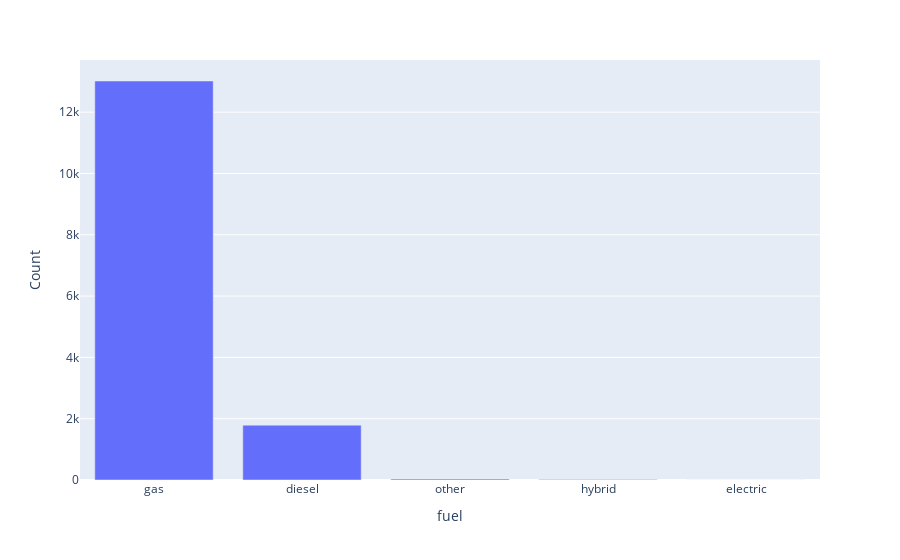

This figure's notebook cell:
### Code cell
fuel_count=data_car_sales['fuel'].value_counts().reset_index()
fuel_count.columns=['fuel', 'Count']
px.bar(fuel_count,y='Count', x='fuel')

### Figure 1 — Plotly figure (JSON) as saved in the notebook; plotly's stock layout.template omitted (floating-point values rounded to 4 significant figures)
{"data": [{"alignmentgroup": "True", "hovertemplate": "fuel=%{x}<br>Count=%{y}<extra></extra>", "legendgroup": "", "marker": {"color": "#636efa", "pattern": {"shape": ""}}, "name": "", "offsetgroup": "", "orientation": "v", "showlegend": false, "textposition": "auto", "type": "bar", "x": ["gas", "diesel", "other", "hybrid", "electric"], "xaxis": "x", "y": [13017, 1789, 32, 13, 1], "yaxis": "y"}], "layout": {"barmode": "relative", "legend": {"tracegroupgap": 0}, "margin": {"t": 60}, "xaxis": {"anchor": "y", "domain": [0, 1], "title": {"text": "fuel"}}, "yaxis": {"anchor": "x", "domain": [0, 1], "title": {"text": "Count"}}}}
